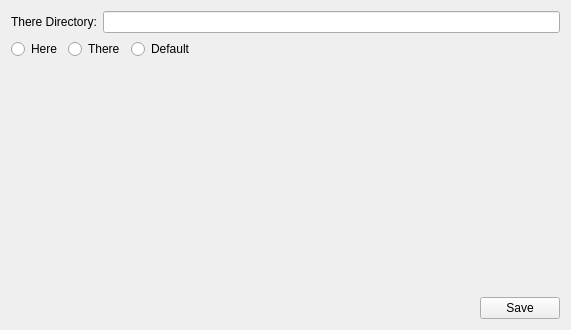
      <widget class="QWidget" name="pageExecute">
       <layout class="QVBoxLayout" name="verticalLayout_7">
        <item>
         <widget class="QWidget" name="widget_10" native="true">
          <layout class="QHBoxLayout" name="horizontalLayout_9">
           <property name="leftMargin">
            <number>0</number>
           </property>
           <property name="topMargin">
            <number>0</number>
           </property>
           <property name="rightMargin">
            <number>0</number>
           </property>
           <property name="bottomMargin">
            <number>0</number>
           </property>
           <item>
            <widget class="QLabel" name="label">
             <property name="text">
              <string>There Directory:</string>
             </property>
            </widget>
           </item>
           <item>
            <widget class="QLineEdit" name="lineEditThere"/>
           </item>
          </layout>
         </widget>
        </item>
        <item>
         <widget class="QWidget" name="widget_11" native="true">
          <layout class="QHBoxLayout" name="horizontalLayout_10">
           <property name="leftMargin">
            <number>0</number>
           </property>
           <property name="topMargin">
            <number>0</number>
           </property>
           <property name="rightMargin">
            <number>0</number>
           </property>
           <property name="bottomMargin">
            <number>0</number>
           </property>
           <item>
            <widget class="QRadioButton" name="radioBtnHere">
             <property name="text">
              <string>Here</string>
             </property>
            </widget>
           </item>
           <item>
            <widget class="QRadioButton" name="radioBtnThere">
             <property name="text">
              <string>There</string>
             </property>
            </widget>
           </item>
           <item>
            <widget class="QRadioButton" name="radioBtnDefault">
             <property name="text">
              <string>Default</string>
             </property>
            </widget>
           </item>
           <item>
            <spacer name="horizontalSpacer_9">
             <property name="orientation">
              <enum>Qt::Horizontal</enum>
             </property>
             <property name="sizeHint" stdset="0">
              <size>
               <width>40</width>
               <height>20</height>
              </size>
             </property>
            </spacer>
           </item>
          </layout>
         </widget>
        </item>
        <item>
         <spacer name="verticalSpacer_3">
          <property name="orientation">
           <enum>Qt::Vertical</enum>
          </property>
          <property name="sizeHint" stdset="0">
           <size>
            <width>20</width>
            <height>232</height>
           </size>
          </property>
         </spacer>
        </item>
        <item>
         <widget class="QWidget" name="widget_12" native="true">
          <layout class="QHBoxLayout" name="horizontalLayout_11">
           <property name="leftMargin">
            <number>0</number>
           </property>
           <property name="topMargin">
            <number>0</number>
           </property>
           <property name="rightMargin">
            <number>0</number>
           </property>
           <property name="bottomMargin">
            <number>0</number>
           </property>
           <item>
            <spacer name="horizontalSpacer_8">
             <property name="orientation">
              <enum>Qt::Horizontal</enum>
             </property>
             <property name="sizeHint" stdset="0">
              <size>
               <width>469</width>
               <height>20</height>
              </size>
             </property>
            </spacer>
           </item>
           <item>
            <widget class="QPushButton" name="btnSaveExecute">
             <property name="text">
              <string>Save</string>
             </property>
            </widget>
           </item>
          </layout>
         </widget>
        </item>
       </layout>
      </widget>
